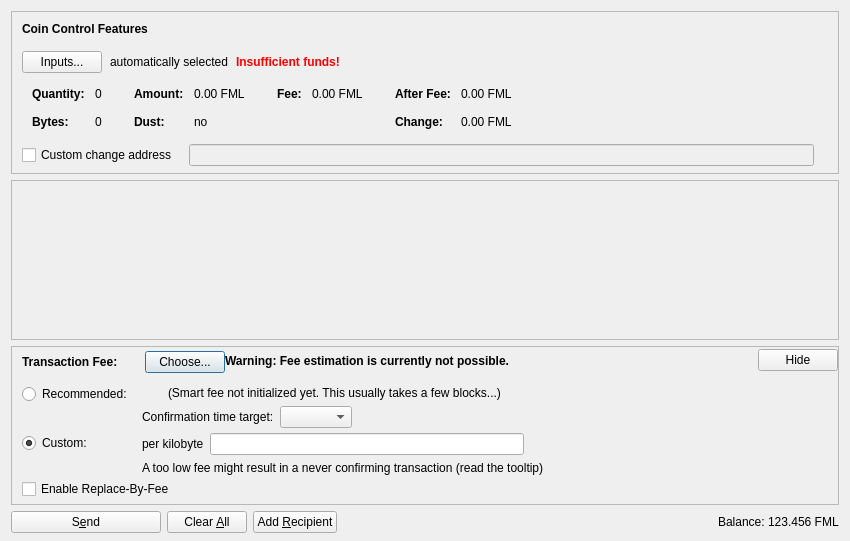
<?xml version="1.0" encoding="UTF-8"?>
<ui version="4.0">
 <class>SendCoinsDialog</class>
 <widget class="QDialog" name="SendCoinsDialog">
  <property name="geometry">
   <rect>
    <x>0</x>
    <y>0</y>
    <width>850</width>
    <height>541</height>
   </rect>
  </property>
  <property name="windowTitle">
   <string>Send Coins</string>
  </property>
  <layout class="QVBoxLayout" name="verticalLayout" stretch="0,1,0,0">
   <property name="bottomMargin">
    <number>8</number>
   </property>
   <item>
    <widget class="QFrame" name="frameCoinControl">
     <property name="sizePolicy">
      <sizepolicy hsizetype="Expanding" vsizetype="Expanding">
       <horstretch>0</horstretch>
       <verstretch>0</verstretch>
      </sizepolicy>
     </property>
     <property name="maximumSize">
      <size>
       <width>16777215</width>
       <height>16777215</height>
      </size>
     </property>
     <property name="frameShape">
      <enum>QFrame::StyledPanel</enum>
     </property>
     <property name="frameShadow">
      <enum>QFrame::Sunken</enum>
     </property>
     <layout class="QVBoxLayout" name="verticalLayoutCoinControl2">
      <property name="spacing">
       <number>0</number>
      </property>
      <property name="leftMargin">
       <number>0</number>
      </property>
      <property name="topMargin">
       <number>0</number>
      </property>
      <property name="rightMargin">
       <number>0</number>
      </property>
      <property name="bottomMargin">
       <number>6</number>
      </property>
      <item>
       <layout class="QVBoxLayout" name="verticalLayoutCoinControl" stretch="0,0,0,0,1">
        <property name="spacing">
         <number>0</number>
        </property>
        <property name="leftMargin">
         <number>10</number>
        </property>
        <property name="topMargin">
         <number>10</number>
        </property>
        <item>
         <layout class="QHBoxLayout" name="horizontalLayoutCoinControl1">
          <property name="bottomMargin">
           <number>15</number>
          </property>
          <item>
           <widget class="QLabel" name="labelCoinControlFeatures">
            <property name="sizePolicy">
             <sizepolicy hsizetype="Preferred" vsizetype="Maximum">
              <horstretch>0</horstretch>
              <verstretch>0</verstretch>
             </sizepolicy>
            </property>
            <property name="font">
             <font>
              <weight>75</weight>
              <bold>true</bold>
             </font>
            </property>
            <property name="styleSheet">
             <string notr="true">font-weight:bold;</string>
            </property>
            <property name="text">
             <string>Coin Control Features</string>
            </property>
           </widget>
          </item>
         </layout>
        </item>
        <item>
         <layout class="QHBoxLayout" name="horizontalLayoutCoinControl2" stretch="0,0,0,0">
          <property name="spacing">
           <number>8</number>
          </property>
          <property name="bottomMargin">
           <number>10</number>
          </property>
          <item>
           <widget class="QPushButton" name="pushButtonCoinControl">
            <property name="styleSheet">
             <string notr="true"/>
            </property>
            <property name="text">
             <string>Inputs...</string>
            </property>
            <property name="autoDefault">
             <bool>false</bool>
            </property>
           </widget>
          </item>
          <item>
           <widget class="QLabel" name="labelCoinControlAutomaticallySelected">
            <property name="text">
             <string>automatically selected</string>
            </property>
            <property name="margin">
             <number>5</number>
            </property>
           </widget>
          </item>
          <item>
           <widget class="QLabel" name="labelCoinControlInsuffFunds">
            <property name="font">
             <font>
              <weight>75</weight>
              <bold>true</bold>
             </font>
            </property>
            <property name="styleSheet">
             <string notr="true">color:red;font-weight:bold;</string>
            </property>
            <property name="text">
             <string>Insufficient funds!</string>
            </property>
            <property name="margin">
             <number>5</number>
            </property>
           </widget>
          </item>
          <item>
           <spacer name="horizontalSpacerCoinControl">
            <property name="orientation">
             <enum>Qt::Horizontal</enum>
            </property>
            <property name="sizeHint" stdset="0">
             <size>
              <width>40</width>
              <height>1</height>
             </size>
            </property>
           </spacer>
          </item>
         </layout>
        </item>
        <item>
         <widget class="QWidget" name="widgetCoinControl" native="true">
          <property name="sizePolicy">
           <sizepolicy hsizetype="Preferred" vsizetype="Preferred">
            <horstretch>0</horstretch>
            <verstretch>0</verstretch>
           </sizepolicy>
          </property>
          <property name="minimumSize">
           <size>
            <width>0</width>
            <height>0</height>
           </size>
          </property>
          <property name="styleSheet">
           <string notr="true"/>
          </property>
          <layout class="QHBoxLayout" name="horizontalLayoutCoinControl5">
           <property name="leftMargin">
            <number>0</number>
           </property>
           <property name="topMargin">
            <number>0</number>
           </property>
           <property name="rightMargin">
            <number>0</number>
           </property>
           <property name="bottomMargin">
            <number>0</number>
           </property>
           <item>
            <layout class="QHBoxLayout" name="horizontalLayoutCoinControl3" stretch="0,0,0,1">
             <property name="spacing">
              <number>20</number>
             </property>
             <property name="topMargin">
              <number>0</number>
             </property>
             <property name="bottomMargin">
              <number>10</number>
             </property>
             <item>
              <layout class="QFormLayout" name="formLayoutCoinControl1">
               <property name="horizontalSpacing">
                <number>10</number>
               </property>
               <property name="verticalSpacing">
                <number>14</number>
               </property>
               <property name="leftMargin">
                <number>10</number>
               </property>
               <property name="topMargin">
                <number>4</number>
               </property>
               <property name="rightMargin">
                <number>6</number>
               </property>
               <item row="0" column="0">
                <widget class="QLabel" name="labelCoinControlQuantityText">
                 <property name="font">
                  <font>
                   <weight>75</weight>
                   <bold>true</bold>
                  </font>
                 </property>
                 <property name="text">
                  <string>Quantity:</string>
                 </property>
                 <property name="margin">
                  <number>0</number>
                 </property>
                </widget>
               </item>
               <item row="0" column="1">
                <widget class="QLabel" name="labelCoinControlQuantity">
                 <property name="cursor">
                  <cursorShape>IBeamCursor</cursorShape>
                 </property>
                 <property name="contextMenuPolicy">
                  <enum>Qt::ActionsContextMenu</enum>
                 </property>
                 <property name="text">
                  <string notr="true">0</string>
                 </property>
                 <property name="margin">
                  <number>0</number>
                 </property>
                 <property name="textInteractionFlags">
                  <set>Qt::LinksAccessibleByMouse|Qt::TextSelectableByKeyboard|Qt::TextSelectableByMouse</set>
                 </property>
                </widget>
               </item>
               <item row="1" column="0">
                <widget class="QLabel" name="labelCoinControlBytesText">
                 <property name="font">
                  <font>
                   <weight>75</weight>
                   <bold>true</bold>
                  </font>
                 </property>
                 <property name="text">
                  <string>Bytes:</string>
                 </property>
                </widget>
               </item>
               <item row="1" column="1">
                <widget class="QLabel" name="labelCoinControlBytes">
                 <property name="cursor">
                  <cursorShape>IBeamCursor</cursorShape>
                 </property>
                 <property name="contextMenuPolicy">
                  <enum>Qt::ActionsContextMenu</enum>
                 </property>
                 <property name="text">
                  <string notr="true">0</string>
                 </property>
                 <property name="textInteractionFlags">
                  <set>Qt::LinksAccessibleByMouse|Qt::TextSelectableByKeyboard|Qt::TextSelectableByMouse</set>
                 </property>
                </widget>
               </item>
              </layout>
             </item>
             <item>
              <layout class="QFormLayout" name="formLayoutCoinControl2">
               <property name="horizontalSpacing">
                <number>10</number>
               </property>
               <property name="verticalSpacing">
                <number>14</number>
               </property>
               <property name="leftMargin">
                <number>6</number>
               </property>
               <property name="topMargin">
                <number>4</number>
               </property>
               <property name="rightMargin">
                <number>6</number>
               </property>
               <item row="0" column="0">
                <widget class="QLabel" name="labelCoinControlAmountText">
                 <property name="font">
                  <font>
                   <weight>75</weight>
                   <bold>true</bold>
                  </font>
                 </property>
                 <property name="text">
                  <string>Amount:</string>
                 </property>
                 <property name="margin">
                  <number>0</number>
                 </property>
                </widget>
               </item>
               <item row="0" column="1">
                <widget class="QLabel" name="labelCoinControlAmount">
                 <property name="cursor">
                  <cursorShape>IBeamCursor</cursorShape>
                 </property>
                 <property name="contextMenuPolicy">
                  <enum>Qt::ActionsContextMenu</enum>
                 </property>
                 <property name="text">
                  <string notr="true">0.00 FML</string>
                 </property>
                 <property name="textInteractionFlags">
                  <set>Qt::LinksAccessibleByMouse|Qt::TextSelectableByKeyboard|Qt::TextSelectableByMouse</set>
                 </property>
                </widget>
               </item>
               <item row="1" column="0">
                <widget class="QLabel" name="labelCoinControlLowOutputText">
                 <property name="font">
                  <font>
                   <weight>75</weight>
                   <bold>true</bold>
                  </font>
                 </property>
                 <property name="text">
                  <string>Dust:</string>
                 </property>
                </widget>
               </item>
               <item row="1" column="1">
                <widget class="QLabel" name="labelCoinControlLowOutput">
                 <property name="cursor">
                  <cursorShape>IBeamCursor</cursorShape>
                 </property>
                 <property name="contextMenuPolicy">
                  <enum>Qt::ActionsContextMenu</enum>
                 </property>
                 <property name="text">
                  <string notr="true">no</string>
                 </property>
                 <property name="textInteractionFlags">
                  <set>Qt::LinksAccessibleByMouse|Qt::TextSelectableByKeyboard|Qt::TextSelectableByMouse</set>
                 </property>
                </widget>
               </item>
              </layout>
             </item>
             <item>
              <layout class="QFormLayout" name="formLayoutCoinControl3">
               <property name="horizontalSpacing">
                <number>10</number>
               </property>
               <property name="verticalSpacing">
                <number>14</number>
               </property>
               <property name="leftMargin">
                <number>6</number>
               </property>
               <property name="topMargin">
                <number>4</number>
               </property>
               <property name="rightMargin">
                <number>6</number>
               </property>
               <item row="0" column="0">
                <widget class="QLabel" name="labelCoinControlFeeText">
                 <property name="font">
                  <font>
                   <weight>75</weight>
                   <bold>true</bold>
                  </font>
                 </property>
                 <property name="text">
                  <string>Fee:</string>
                 </property>
                 <property name="margin">
                  <number>0</number>
                 </property>
                </widget>
               </item>
               <item row="0" column="1">
                <widget class="QLabel" name="labelCoinControlFee">
                 <property name="cursor">
                  <cursorShape>IBeamCursor</cursorShape>
                 </property>
                 <property name="contextMenuPolicy">
                  <enum>Qt::ActionsContextMenu</enum>
                 </property>
                 <property name="text">
                  <string notr="true">0.00 FML</string>
                 </property>
                 <property name="textInteractionFlags">
                  <set>Qt::LinksAccessibleByMouse|Qt::TextSelectableByKeyboard|Qt::TextSelectableByMouse</set>
                 </property>
                </widget>
               </item>
              </layout>
             </item>
             <item>
              <layout class="QFormLayout" name="formLayoutCoinControl4">
               <property name="horizontalSpacing">
                <number>10</number>
               </property>
               <property name="verticalSpacing">
                <number>14</number>
               </property>
               <property name="leftMargin">
                <number>6</number>
               </property>
               <property name="topMargin">
                <number>4</number>
               </property>
               <property name="rightMargin">
                <number>6</number>
               </property>
               <item row="0" column="0">
                <widget class="QLabel" name="labelCoinControlAfterFeeText">
                 <property name="font">
                  <font>
                   <weight>75</weight>
                   <bold>true</bold>
                  </font>
                 </property>
                 <property name="text">
                  <string>After Fee:</string>
                 </property>
                 <property name="margin">
                  <number>0</number>
                 </property>
                </widget>
               </item>
               <item row="0" column="1">
                <widget class="QLabel" name="labelCoinControlAfterFee">
                 <property name="cursor">
                  <cursorShape>IBeamCursor</cursorShape>
                 </property>
                 <property name="contextMenuPolicy">
                  <enum>Qt::ActionsContextMenu</enum>
                 </property>
                 <property name="text">
                  <string notr="true">0.00 FML</string>
                 </property>
                 <property name="textInteractionFlags">
                  <set>Qt::LinksAccessibleByMouse|Qt::TextSelectableByKeyboard|Qt::TextSelectableByMouse</set>
                 </property>
                </widget>
               </item>
               <item row="1" column="0">
                <widget class="QLabel" name="labelCoinControlChangeText">
                 <property name="font">
                  <font>
                   <weight>75</weight>
                   <bold>true</bold>
                  </font>
                 </property>
                 <property name="text">
                  <string>Change:</string>
                 </property>
                </widget>
               </item>
               <item row="1" column="1">
                <widget class="QLabel" name="labelCoinControlChange">
                 <property name="cursor">
                  <cursorShape>IBeamCursor</cursorShape>
                 </property>
                 <property name="contextMenuPolicy">
                  <enum>Qt::ActionsContextMenu</enum>
                 </property>
                 <property name="text">
                  <string notr="true">0.00 FML</string>
                 </property>
                 <property name="textInteractionFlags">
                  <set>Qt::LinksAccessibleByMouse|Qt::TextSelectableByKeyboard|Qt::TextSelectableByMouse</set>
                 </property>
                </widget>
               </item>
              </layout>
             </item>
            </layout>
           </item>
          </layout>
         </widget>
        </item>
        <item>
         <layout class="QHBoxLayout" name="horizontalLayoutCoinControl4" stretch="0,0,0">
          <property name="spacing">
           <number>12</number>
          </property>
          <property name="sizeConstraint">
           <enum>QLayout::SetDefaultConstraint</enum>
          </property>
          <property name="topMargin">
           <number>5</number>
          </property>
          <property name="rightMargin">
           <number>5</number>
          </property>
          <item>
           <widget class="QCheckBox" name="checkBoxCoinControlChange">
            <property name="toolTip">
             <string>If this is activated, but the change address is empty or invalid, change will be sent to a newly generated address.</string>
            </property>
            <property name="text">
             <string>Custom change address</string>
            </property>
           </widget>
          </item>
          <item>
           <widget class="QValidatedLineEdit" name="lineEditCoinControlChange">
            <property name="enabled">
             <bool>false</bool>
            </property>
            <property name="sizePolicy">
             <sizepolicy hsizetype="Expanding" vsizetype="Fixed">
              <horstretch>0</horstretch>
              <verstretch>0</verstretch>
             </sizepolicy>
            </property>
           </widget>
          </item>
          <item>
           <widget class="QLabel" name="labelCoinControlChangeLabel">
            <property name="sizePolicy">
             <sizepolicy hsizetype="Preferred" vsizetype="Expanding">
              <horstretch>0</horstretch>
              <verstretch>0</verstretch>
             </sizepolicy>
            </property>
            <property name="minimumSize">
             <size>
              <width>0</width>
              <height>0</height>
             </size>
            </property>
            <property name="text">
             <string/>
            </property>
            <property name="margin">
             <number>3</number>
            </property>
           </widget>
          </item>
         </layout>
        </item>
        <item>
         <spacer name="verticalSpacerCoinControl">
          <property name="orientation">
           <enum>Qt::Vertical</enum>
          </property>
          <property name="sizeHint" stdset="0">
           <size>
            <width>800</width>
            <height>1</height>
           </size>
          </property>
         </spacer>
        </item>
       </layout>
      </item>
     </layout>
    </widget>
   </item>
   <item>
    <widget class="QScrollArea" name="scrollArea">
     <property name="widgetResizable">
      <bool>true</bool>
     </property>
     <widget class="QWidget" name="scrollAreaWidgetContents">
      <property name="geometry">
       <rect>
        <x>0</x>
        <y>0</y>
        <width>830</width>
        <height>97</height>
       </rect>
      </property>
      <layout class="QVBoxLayout" name="verticalLayout_2" stretch="0,1">
       <property name="leftMargin">
        <number>0</number>
       </property>
       <property name="topMargin">
        <number>0</number>
       </property>
       <property name="rightMargin">
        <number>0</number>
       </property>
       <property name="bottomMargin">
        <number>0</number>
       </property>
       <item>
        <layout class="QVBoxLayout" name="entries">
         <property name="spacing">
          <number>6</number>
         </property>
        </layout>
       </item>
       <item>
        <spacer name="verticalSpacer">
         <property name="orientation">
          <enum>Qt::Vertical</enum>
         </property>
         <property name="sizeHint" stdset="0">
          <size>
           <width>20</width>
           <height>40</height>
          </size>
         </property>
        </spacer>
       </item>
      </layout>
     </widget>
    </widget>
   </item>
   <item>
    <widget class="QFrame" name="frameFee">
     <property name="sizePolicy">
      <sizepolicy hsizetype="Expanding" vsizetype="Expanding">
       <horstretch>0</horstretch>
       <verstretch>0</verstretch>
      </sizepolicy>
     </property>
     <property name="maximumSize">
      <size>
       <width>16777215</width>
       <height>16777215</height>
      </size>
     </property>
     <property name="frameShape">
      <enum>QFrame::StyledPanel</enum>
     </property>
     <property name="frameShadow">
      <enum>QFrame::Sunken</enum>
     </property>
     <layout class="QVBoxLayout" name="verticalLayoutFee1">
      <property name="spacing">
       <number>0</number>
      </property>
      <property name="leftMargin">
       <number>0</number>
      </property>
      <property name="topMargin">
       <number>0</number>
      </property>
      <property name="rightMargin">
       <number>0</number>
      </property>
      <property name="bottomMargin">
       <number>0</number>
      </property>
      <item>
       <layout class="QVBoxLayout" name="verticalLayoutFee2" stretch="0,0,0">
        <property name="spacing">
         <number>0</number>
        </property>
        <property name="leftMargin">
         <number>10</number>
        </property>
        <property name="topMargin">
         <number>0</number>
        </property>
        <item>
         <layout class="QHBoxLayout" name="horizontalLayoutFee1">
          <property name="bottomMargin">
           <number>0</number>
          </property>
          <item>
           <layout class="QVBoxLayout" name="verticalLayoutFee7">
            <property name="spacing">
             <number>0</number>
            </property>
            <item>
             <spacer name="verticalSpacerSmartFee">
              <property name="orientation">
               <enum>Qt::Vertical</enum>
              </property>
              <property name="sizeType">
               <enum>QSizePolicy::Fixed</enum>
              </property>
              <property name="sizeHint" stdset="0">
               <size>
                <width>1</width>
                <height>4</height>
               </size>
              </property>
             </spacer>
            </item>
            <item>
             <layout class="QHBoxLayout" name="horizontalLayoutSmartFee">
              <property name="spacing">
               <number>10</number>
              </property>
              <item>
               <widget class="QLabel" name="labelFeeHeadline">
                <property name="sizePolicy">
                 <sizepolicy hsizetype="Preferred" vsizetype="Maximum">
                  <horstretch>0</horstretch>
                  <verstretch>0</verstretch>
                 </sizepolicy>
                </property>
                <property name="font">
                 <font>
                  <weight>75</weight>
                  <bold>true</bold>
                 </font>
                </property>
                <property name="styleSheet">
                 <string notr="true">font-weight:bold;</string>
                </property>
                <property name="text">
                 <string>Transaction Fee:</string>
                </property>
               </widget>
              </item>
              <item>
               <widget class="QLabel" name="labelFeeMinimized">
                <property name="text">
                 <string/>
                </property>
               </widget>
              </item>
              <item>
               <widget class="QPushButton" name="buttonChooseFee">
                <property name="text">
                 <string>Choose...</string>
                </property>
               </widget>
              </item>
             </layout>
            </item>
            <item>
             <spacer name="verticalSpacer_5">
              <property name="orientation">
               <enum>Qt::Vertical</enum>
              </property>
              <property name="sizeHint" stdset="0">
               <size>
                <width>1</width>
                <height>1</height>
               </size>
              </property>
             </spacer>
            </item>
           </layout>
          </item>
          <item>
           <widget class="QLabel" name="fallbackFeeWarningLabel">
            <property name="font">
             <font>
              <weight>75</weight>
              <bold>true</bold>
             </font>
            </property>
            <property name="toolTip">
             <string>Using the fallbackfee can result in sending a transaction that will take several hours or days (or never) to confirm. Consider choosing your fee manually or wait until you have validated the complete chain.</string>
            </property>
            <property name="text">
             <string>Warning: Fee estimation is currently not possible.</string>
            </property>
            <property name="wordWrap">
             <bool>false</bool>
            </property>
           </widget>
          </item>
          <item>
           <spacer name="horizontalSpacer_4">
            <property name="orientation">
             <enum>Qt::Horizontal</enum>
            </property>
            <property name="sizeType">
             <enum>QSizePolicy::MinimumExpanding</enum>
            </property>
            <property name="sizeHint" stdset="0">
             <size>
              <width>40</width>
              <height>20</height>
             </size>
            </property>
           </spacer>
          </item>
          <item>
           <widget class="QPushButton" name="buttonMinimizeFee">
            <property name="toolTip">
             <string>collapse fee-settings</string>
            </property>
            <property name="text">
             <string>Hide</string>
            </property>
           </widget>
          </item>
         </layout>
        </item>
        <item>
         <widget class="QFrame" name="frameFeeSelection">
          <layout class="QVBoxLayout" name="verticalLayoutFee12">
           <property name="spacing">
            <number>0</number>
           </property>
           <property name="leftMargin">
            <number>0</number>
           </property>
           <property name="topMargin">
            <number>0</number>
           </property>
           <property name="rightMargin">
            <number>0</number>
           </property>
           <property name="bottomMargin">
            <number>0</number>
           </property>
           <item>
            <layout class="QGridLayout" name="gridLayoutFee">
             <property name="topMargin">
              <number>10</number>
             </property>
             <property name="bottomMargin">
              <number>4</number>
             </property>
             <property name="horizontalSpacing">
              <number>10</number>
             </property>
             <property name="verticalSpacing">
              <number>4</number>
             </property>
             <item row="1" column="1">
              <layout class="QVBoxLayout" name="verticalLayoutFee8">
               <property name="spacing">
                <number>6</number>
               </property>
               <item>
                <layout class="QHBoxLayout" name="horizontalLayoutFee13">
                 <item>
                  <widget class="QLabel" name="labelCustomPerKilobyte">
                   <property name="toolTip">
                    <string>Specify a custom fee per kB (1,000 bytes) of the transaction's virtual size.

Note:  Since the fee is calculated on a per-byte basis, a fee of &quot;100 satoshis per kB&quot; for a transaction size of 500 bytes (half of 1 kB) would ultimately yield a fee of only 50 satoshis.</string>
                   </property>
                   <property name="text">
                    <string>per kilobyte</string>
                   </property>
                  </widget>
                 </item>
                 <item>
                  <widget class="BitcoinAmountField" name="customFee"/>
                 </item>
                 <item>
                  <spacer name="horizontalSpacer_6">
                   <property name="orientation">
                    <enum>Qt::Horizontal</enum>
                   </property>
                   <property name="sizeHint" stdset="0">
                    <size>
                     <width>1</width>
                     <height>1</height>
                    </size>
                   </property>
                  </spacer>
                 </item>
                </layout>
               </item>
               <item>
                <layout class="QHBoxLayout" name="horizontalLayoutFee8">
                 <item>
                  <widget class="QLabel" name="labelCustomFeeWarning">
                   <property name="enabled">
                    <bool>true</bool>
                   </property>
                   <property name="toolTip">
                    <string>When there is less transaction volume than space in the blocks, miners as well as relaying nodes may enforce a minimum fee. Paying only this minimum fee is just fine, but be aware that this can result in a never confirming transaction once there is more demand for lava transactions than the network can process.</string>
                   </property>
                   <property name="text">
                    <string>A too low fee might result in a never confirming transaction (read the tooltip)</string>
                   </property>
                  </widget>
                 </item>
                 <item>
                  <spacer name="horizontalSpacer_2">
                   <property name="orientation">
                    <enum>Qt::Horizontal</enum>
                   </property>
                   <property name="sizeHint" stdset="0">
                    <size>
                     <width>1</width>
                     <height>1</height>
                    </size>
                   </property>
                  </spacer>
                 </item>
                </layout>
               </item>
              </layout>
             </item>
             <item row="0" column="0">
              <layout class="QVBoxLayout" name="verticalLayoutFee4" stretch="0,1">
               <item>
                <widget class="QRadioButton" name="radioSmartFee">
                 <property name="text">
                  <string>Recommended:</string>
                 </property>
                 <property name="checked">
                  <bool>false</bool>
                 </property>
                 <attribute name="buttonGroup">
                  <string notr="true">groupFee</string>
                 </attribute>
                </widget>
               </item>
               <item>
                <spacer name="verticalSpacer_2">
                 <property name="orientation">
                  <enum>Qt::Vertical</enum>
                 </property>
                 <property name="sizeHint" stdset="0">
                  <size>
                   <width>1</width>
                   <height>1</height>
                  </size>
                 </property>
                </spacer>
               </item>
              </layout>
             </item>
             <item row="1" column="0">
              <layout class="QVBoxLayout" name="verticalLayoutFee9" stretch="0,1">
               <item>
                <widget class="QRadioButton" name="radioCustomFee">
                 <property name="text">
                  <string>Custom:</string>
                 </property>
                 <property name="checked">
                  <bool>true</bool>
                 </property>
                 <attribute name="buttonGroup">
                  <string notr="true">groupFee</string>
                 </attribute>
                </widget>
               </item>
               <item>
                <spacer name="verticalSpacer_6">
                 <property name="orientation">
                  <enum>Qt::Vertical</enum>
                 </property>
                 <property name="sizeHint" stdset="0">
                  <size>
                   <width>1</width>
                   <height>1</height>
                  </size>
                 </property>
                </spacer>
               </item>
              </layout>
             </item>
             <item row="0" column="1">
              <layout class="QVBoxLayout" name="verticalLayoutFee3" stretch="0,0,1">
               <property name="spacing">
                <number>6</number>
               </property>
               <property name="topMargin">
                <number>2</number>
               </property>
               <item>
                <layout class="QHBoxLayout" name="horizontalLayoutFee12">
                 <item>
                  <widget class="QLabel" name="labelSmartFee">
                   <property name="text">
                    <string/>
                   </property>
                  </widget>
                 </item>
                 <item>
                  <widget class="QLabel" name="labelFeeEstimation">
                   <property name="text">
                    <string/>
                   </property>
                  </widget>
                 </item>
                 <item>
                  <widget class="QLabel" name="labelSmartFee2">
                   <property name="text">
                    <string>(Smart fee not initialized yet. This usually takes a few blocks...)</string>
                   </property>
                  </widget>
                 </item>
                 <item>
                  <spacer name="horizontalSpacer_5">
                   <property name="orientation">
                    <enum>Qt::Horizontal</enum>
                   </property>
                   <property name="sizeHint" stdset="0">
                    <size>
                     <width>1</width>
                     <height>1</height>
                    </size>
                   </property>
                  </spacer>
                 </item>
                </layout>
               </item>
               <item>
                <layout class="QHBoxLayout" name="horizontalLayoutFee9">
                 <item>
                  <layout class="QVBoxLayout" name="verticalLayoutFee6">
                   <item>
                    <widget class="QLabel" name="labelSmartFee3">
                     <property name="text">
                      <string>Confirmation time target:</string>
                     </property>
                    </widget>
                   </item>
                  </layout>
                 </item>
                 <item>
                  <layout class="QVBoxLayout" name="verticalLayoutFee5">
                   <property name="rightMargin">
                    <number>30</number>
                   </property>
                   <item>
                    <layout class="QHBoxLayout" name="horizontalLayoutConfTarget">
                     <property name="bottomMargin">
                      <number>0</number>
                     </property>
                     <item>
                      <widget class="QComboBox" name="confTargetSelector"/>
                     </item>
                     <item>
                      <spacer name="horizontalSpacerConfTarget">
                       <property name="orientation">
                        <enum>Qt::Horizontal</enum>
                       </property>
                       <property name="sizeHint" stdset="0">
                        <size>
                         <width>40</width>
                         <height>20</height>
                        </size>
                       </property>
                      </spacer>
                     </item>
                    </layout>
                   </item>
                  </layout>
                 </item>
                </layout>
               </item>
               <item>
                <spacer name="verticalSpacer_4">
                 <property name="orientation">
                  <enum>Qt::Vertical</enum>
                 </property>
                 <property name="sizeHint" stdset="0">
                  <size>
                   <width>1</width>
                   <height>1</height>
                  </size>
                 </property>
                </spacer>
               </item>
              </layout>
             </item>
            </layout>
           </item>
           <item>
            <widget class="QCheckBox" name="optInRBF">
             <property name="toolTip">
              <string>With Replace-By-Fee (BIP-125) you can increase a transaction's fee after it is sent. Without this, a higher fee may be recommended to compensate for increased transaction delay risk.</string>
             </property>
             <property name="text">
              <string>Enable Replace-By-Fee</string>
             </property>
            </widget>
           </item>
          </layout>
         </widget>
        </item>
        <item>
         <spacer name="verticalSpacerFee">
          <property name="orientation">
           <enum>Qt::Vertical</enum>
          </property>
          <property name="sizeHint" stdset="0">
           <size>
            <width>40</width>
            <height>5</height>
           </size>
          </property>
         </spacer>
        </item>
       </layout>
      </item>
     </layout>
    </widget>
   </item>
   <item>
    <layout class="QHBoxLayout" name="horizontalLayout">
     <item>
      <widget class="QPushButton" name="sendButton">
       <property name="minimumSize">
        <size>
         <width>150</width>
         <height>0</height>
        </size>
       </property>
       <property name="toolTip">
        <string>Confirm the send action</string>
       </property>
       <property name="text">
        <string>S&amp;end</string>
       </property>
       <property name="icon">
        <iconset resource="../bitcoin.qrc">
         <normaloff>:/icons/send</normaloff>:/icons/send</iconset>
       </property>
       <property name="autoDefault">
        <bool>false</bool>
       </property>
       <property name="default">
        <bool>false</bool>
       </property>
      </widget>
     </item>
     <item>
      <widget class="QPushButton" name="clearButton">
       <property name="sizePolicy">
        <sizepolicy hsizetype="Minimum" vsizetype="Fixed">
         <horstretch>0</horstretch>
         <verstretch>0</verstretch>
        </sizepolicy>
       </property>
       <property name="toolTip">
        <string>Clear all fields of the form.</string>
       </property>
       <property name="text">
        <string>Clear &amp;All</string>
       </property>
       <property name="icon">
        <iconset resource="../bitcoin.qrc">
         <normaloff>:/icons/remove</normaloff>:/icons/remove</iconset>
       </property>
       <property name="autoDefault">
        <bool>false</bool>
       </property>
      </widget>
     </item>
     <item>
      <widget class="QPushButton" name="addButton">
       <property name="toolTip">
        <string>Send to multiple recipients at once</string>
       </property>
       <property name="text">
        <string>Add &amp;Recipient</string>
       </property>
       <property name="icon">
        <iconset resource="../bitcoin.qrc">
         <normaloff>:/icons/add</normaloff>:/icons/add</iconset>
       </property>
       <property name="autoDefault">
        <bool>false</bool>
       </property>
      </widget>
     </item>
     <item>
      <spacer name="horizontalSpacer">
       <property name="orientation">
        <enum>Qt::Horizontal</enum>
       </property>
       <property name="sizeHint" stdset="0">
        <size>
         <width>40</width>
         <height>20</height>
        </size>
       </property>
      </spacer>
     </item>
     <item>
      <layout class="QHBoxLayout" name="horizontalLayout_2">
       <property name="spacing">
        <number>3</number>
       </property>
       <item>
        <widget class="QLabel" name="label">
         <property name="sizePolicy">
          <sizepolicy hsizetype="Preferred" vsizetype="Fixed">
           <horstretch>0</horstretch>
           <verstretch>0</verstretch>
          </sizepolicy>
         </property>
         <property name="text">
          <string>Balance:</string>
         </property>
        </widget>
       </item>
       <item>
        <widget class="QLabel" name="labelBalance">
         <property name="sizePolicy">
          <sizepolicy hsizetype="Preferred" vsizetype="Fixed">
           <horstretch>0</horstretch>
           <verstretch>0</verstretch>
          </sizepolicy>
         </property>
         <property name="cursor">
          <cursorShape>IBeamCursor</cursorShape>
         </property>
         <property name="text">
          <string notr="true">123.456 FML</string>
         </property>
         <property name="textInteractionFlags">
          <set>Qt::LinksAccessibleByMouse|Qt::TextSelectableByKeyboard|Qt::TextSelectableByMouse</set>
         </property>
        </widget>
       </item>
      </layout>
     </item>
    </layout>
   </item>
  </layout>
 </widget>
 <customwidgets>
  <customwidget>
   <class>QValidatedLineEdit</class>
   <extends>QLineEdit</extends>
   <header>qt/qvalidatedlineedit.h</header>
  </customwidget>
  <customwidget>
   <class>BitcoinAmountField</class>
   <extends>QLineEdit</extends>
   <header>qt/bitcoinamountfield.h</header>
   <container>1</container>
  </customwidget>
 </customwidgets>
 <resources>
  <include location="../bitcoin.qrc"/>
 </resources>
 <connections/>
 <buttongroups>
  <buttongroup name="groupFee"/>
 </buttongroups>
</ui>
